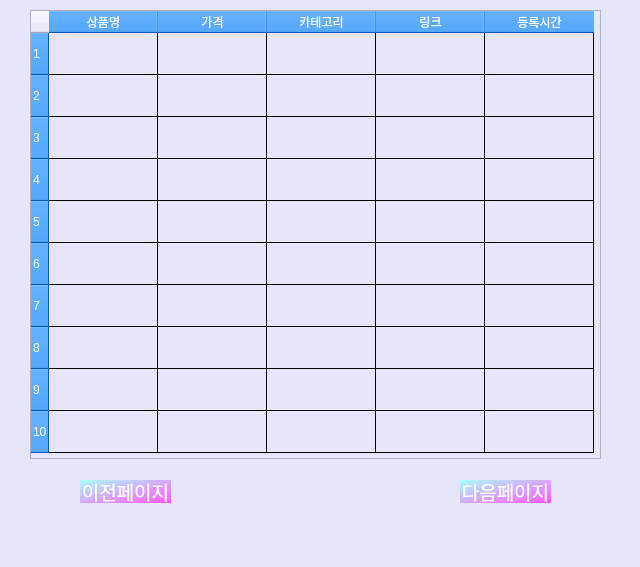
<?xml version="1.0" encoding="UTF-8"?>
<ui version="4.0">
 <class>MainWindow</class>
 <widget class="QMainWindow" name="MainWindow">
  <property name="geometry">
   <rect>
    <x>0</x>
    <y>0</y>
    <width>640</width>
    <height>567</height>
   </rect>
  </property>
  <property name="palette">
   <palette>
    <active>
     <colorrole role="Button">
      <brush brushstyle="SolidPattern">
       <color alpha="255">
        <red>230</red>
        <green>230</green>
        <blue>250</blue>
       </color>
      </brush>
     </colorrole>
     <colorrole role="Base">
      <brush brushstyle="SolidPattern">
       <color alpha="255">
        <red>230</red>
        <green>230</green>
        <blue>250</blue>
       </color>
      </brush>
     </colorrole>
     <colorrole role="Window">
      <brush brushstyle="SolidPattern">
       <color alpha="255">
        <red>230</red>
        <green>230</green>
        <blue>250</blue>
       </color>
      </brush>
     </colorrole>
    </active>
    <inactive>
     <colorrole role="Button">
      <brush brushstyle="SolidPattern">
       <color alpha="255">
        <red>230</red>
        <green>230</green>
        <blue>250</blue>
       </color>
      </brush>
     </colorrole>
     <colorrole role="Base">
      <brush brushstyle="SolidPattern">
       <color alpha="255">
        <red>230</red>
        <green>230</green>
        <blue>250</blue>
       </color>
      </brush>
     </colorrole>
     <colorrole role="Window">
      <brush brushstyle="SolidPattern">
       <color alpha="255">
        <red>230</red>
        <green>230</green>
        <blue>250</blue>
       </color>
      </brush>
     </colorrole>
    </inactive>
    <disabled>
     <colorrole role="Button">
      <brush brushstyle="SolidPattern">
       <color alpha="255">
        <red>230</red>
        <green>230</green>
        <blue>250</blue>
       </color>
      </brush>
     </colorrole>
     <colorrole role="Base">
      <brush brushstyle="SolidPattern">
       <color alpha="255">
        <red>230</red>
        <green>230</green>
        <blue>250</blue>
       </color>
      </brush>
     </colorrole>
     <colorrole role="Window">
      <brush brushstyle="SolidPattern">
       <color alpha="255">
        <red>230</red>
        <green>230</green>
        <blue>250</blue>
       </color>
      </brush>
     </colorrole>
    </disabled>
   </palette>
  </property>
  <property name="windowTitle">
   <string>MainWindow</string>
  </property>
  <property name="windowOpacity">
   <double>1.000000000000000</double>
  </property>
  <property name="styleSheet">
   <string notr="true"> background-color:rgb(230, 230, 250)</string>
  </property>
  <widget class="QWidget" name="centralwidget">
   <widget class="QTableWidget" name="tableWidget">
    <property name="geometry">
     <rect>
      <x>30</x>
      <y>10</y>
      <width>571</width>
      <height>450</height>
     </rect>
    </property>
    <property name="minimumSize">
     <size>
      <width>571</width>
      <height>449</height>
     </size>
    </property>
    <property name="maximumSize">
     <size>
      <width>571</width>
      <height>441</height>
     </size>
    </property>
    <property name="palette">
     <palette>
      <active>
       <colorrole role="Button">
        <brush brushstyle="SolidPattern">
         <color alpha="255">
          <red>230</red>
          <green>230</green>
          <blue>250</blue>
         </color>
        </brush>
       </colorrole>
       <colorrole role="Base">
        <brush brushstyle="SolidPattern">
         <color alpha="255">
          <red>230</red>
          <green>230</green>
          <blue>250</blue>
         </color>
        </brush>
       </colorrole>
       <colorrole role="Window">
        <brush brushstyle="SolidPattern">
         <color alpha="255">
          <red>230</red>
          <green>230</green>
          <blue>250</blue>
         </color>
        </brush>
       </colorrole>
      </active>
      <inactive>
       <colorrole role="Button">
        <brush brushstyle="SolidPattern">
         <color alpha="255">
          <red>230</red>
          <green>230</green>
          <blue>250</blue>
         </color>
        </brush>
       </colorrole>
       <colorrole role="Base">
        <brush brushstyle="SolidPattern">
         <color alpha="255">
          <red>230</red>
          <green>230</green>
          <blue>250</blue>
         </color>
        </brush>
       </colorrole>
       <colorrole role="Window">
        <brush brushstyle="SolidPattern">
         <color alpha="255">
          <red>230</red>
          <green>230</green>
          <blue>250</blue>
         </color>
        </brush>
       </colorrole>
      </inactive>
      <disabled>
       <colorrole role="Button">
        <brush brushstyle="SolidPattern">
         <color alpha="255">
          <red>230</red>
          <green>230</green>
          <blue>250</blue>
         </color>
        </brush>
       </colorrole>
       <colorrole role="Base">
        <brush brushstyle="SolidPattern">
         <color alpha="255">
          <red>230</red>
          <green>230</green>
          <blue>250</blue>
         </color>
        </brush>
       </colorrole>
       <colorrole role="Window">
        <brush brushstyle="SolidPattern">
         <color alpha="255">
          <red>230</red>
          <green>230</green>
          <blue>250</blue>
         </color>
        </brush>
       </colorrole>
      </disabled>
     </palette>
    </property>
    <property name="font">
     <font>
      <family>학교안심 은하수 R</family>
      <pointsize>12</pointsize>
      <weight>75</weight>
      <bold>true</bold>
     </font>
    </property>
    <property name="styleSheet">
     <string notr="true">QTableView{
	gridline-color: #000000;
	background-image: url(../images/table_back.jpg);
}
QHeaderView::section{
	color:white;
	font: 13pt &quot;학교안심 은하수 R&quot;;
	
	background-color: rgb(1, 124, 255);
}</string>
    </property>
    <property name="verticalScrollBarPolicy">
     <enum>Qt::ScrollBarAlwaysOff</enum>
    </property>
    <property name="horizontalScrollBarPolicy">
     <enum>Qt::ScrollBarAlwaysOff</enum>
    </property>
    <property name="sizeAdjustPolicy">
     <enum>QAbstractScrollArea::AdjustIgnored</enum>
    </property>
    <property name="autoScroll">
     <bool>false</bool>
    </property>
    <property name="autoScrollMargin">
     <number>15</number>
    </property>
    <property name="showGrid">
     <bool>true</bool>
    </property>
    <property name="gridStyle">
     <enum>Qt::SolidLine</enum>
    </property>
    <property name="sortingEnabled">
     <bool>true</bool>
    </property>
    <attribute name="horizontalHeaderCascadingSectionResizes">
     <bool>false</bool>
    </attribute>
    <attribute name="horizontalHeaderDefaultSectionSize">
     <number>109</number>
    </attribute>
    <attribute name="horizontalHeaderHighlightSections">
     <bool>true</bool>
    </attribute>
    <attribute name="horizontalHeaderShowSortIndicator" stdset="0">
     <bool>true</bool>
    </attribute>
    <attribute name="verticalHeaderDefaultSectionSize">
     <number>42</number>
    </attribute>
    <row>
     <property name="text">
      <string>1</string>
     </property>
    </row>
    <row>
     <property name="text">
      <string>2</string>
     </property>
    </row>
    <row>
     <property name="text">
      <string>3</string>
     </property>
    </row>
    <row>
     <property name="text">
      <string>4</string>
     </property>
    </row>
    <row>
     <property name="text">
      <string>5</string>
     </property>
    </row>
    <row>
     <property name="text">
      <string>6</string>
     </property>
    </row>
    <row>
     <property name="text">
      <string>7</string>
     </property>
    </row>
    <row>
     <property name="text">
      <string>8</string>
     </property>
    </row>
    <row>
     <property name="text">
      <string>9</string>
     </property>
    </row>
    <row>
     <property name="text">
      <string>10</string>
     </property>
    </row>
    <column>
     <property name="text">
      <string>상품명</string>
     </property>
    </column>
    <column>
     <property name="text">
      <string>가격</string>
     </property>
    </column>
    <column>
     <property name="text">
      <string>카테고리</string>
     </property>
    </column>
    <column>
     <property name="text">
      <string>링크</string>
     </property>
    </column>
    <column>
     <property name="text">
      <string>등록시간</string>
     </property>
    </column>
   </widget>
   <widget class="QPushButton" name="prevBtn">
    <property name="geometry">
     <rect>
      <x>80</x>
      <y>480</y>
      <width>91</width>
      <height>23</height>
     </rect>
    </property>
    <property name="font">
     <font>
      <family>학교안심 은하수 R</family>
      <pointsize>14</pointsize>
     </font>
    </property>
    <property name="styleSheet">
     <string notr="true">QPushButton{
 color:white; background-color:qlineargradient(spread:pad, x1:0, y1:0, x2:1,y2:1,stop:0 rgba(170,255,255,255),stop:1 rgba(255,85,255,255)); border-radius:30px;
selection-background-color: rgb(255, 85, 0);
}
QPushButton:Hover{

	background-color: rgb(0, 170, 255);

}</string>
    </property>
    <property name="text">
     <string>이전페이지</string>
    </property>
   </widget>
   <widget class="QPushButton" name="nextBtn">
    <property name="geometry">
     <rect>
      <x>460</x>
      <y>480</y>
      <width>91</width>
      <height>23</height>
     </rect>
    </property>
    <property name="font">
     <font>
      <family>학교안심 은하수 R</family>
      <pointsize>14</pointsize>
     </font>
    </property>
    <property name="styleSheet">
     <string notr="true">QPushButton{
 color:white; background-color:qlineargradient(spread:pad, x1:0, y1:0, x2:1,y2:1,stop:0 rgba(170,255,255,255),stop:1 rgba(255,85,255,255)); border-radius:30px;
selection-background-color: rgb(255, 85, 0);
}
QPushButton:Hover{

	background-color: rgb(0, 170, 255);

}</string>
    </property>
    <property name="text">
     <string>다음페이지</string>
    </property>
   </widget>
   <widget class="QLabel" name="pageLabel">
    <property name="geometry">
     <rect>
      <x>280</x>
      <y>490</y>
      <width>56</width>
      <height>12</height>
     </rect>
    </property>
    <property name="font">
     <font>
      <family>학교안심 은하수 R</family>
      <pointsize>13</pointsize>
     </font>
    </property>
    <property name="text">
     <string/>
    </property>
   </widget>
   <widget class="QLabel" name="label">
    <property name="geometry">
     <rect>
      <x>0</x>
      <y>0</y>
      <width>640</width>
      <height>681</height>
     </rect>
    </property>
    <property name="text">
     <string/>
    </property>
    <property name="pixmap">
     <pixmap>../images/istockphoto-1411361051-612x612.jpg</pixmap>
    </property>
    <property name="scaledContents">
     <bool>true</bool>
    </property>
   </widget>
   <zorder>label</zorder>
   <zorder>tableWidget</zorder>
   <zorder>prevBtn</zorder>
   <zorder>nextBtn</zorder>
   <zorder>pageLabel</zorder>
  </widget>
  <widget class="QStatusBar" name="statusbar"/>
 </widget>
 <resources>
  <include location="../images/test.qrc"/>
 </resources>
 <connections/>
</ui>
